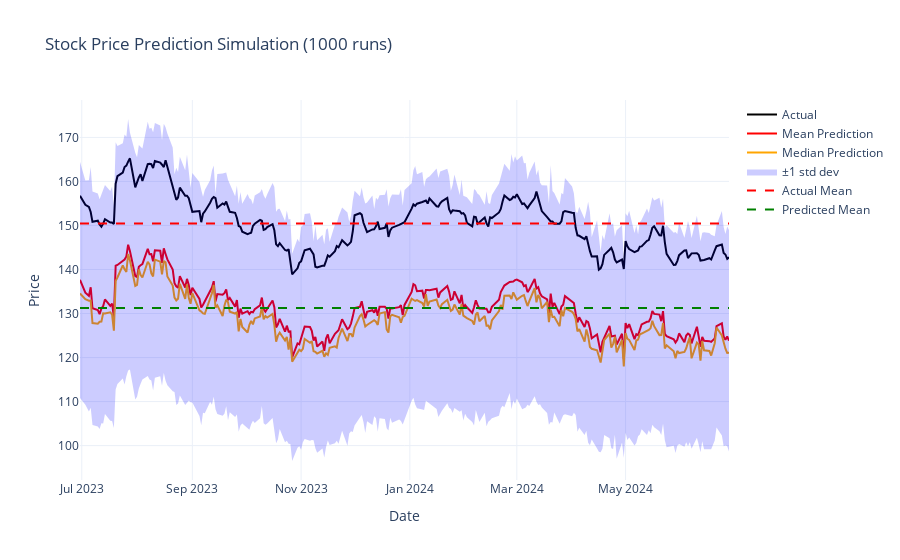

Notebook cell for this chart:
### Code cell
fig = go.Figure()

fig.add_trace(go.Scatter(x=test_data.index, y=prices, mode='lines', name='Actual', line=dict(color='black', width=2)))
fig.add_trace(go.Scatter(x=test_data.index, y=mean_pred, mode='lines', name='Mean Prediction', line=dict(color='red', width=2)))
fig.add_trace(go.Scatter(x=test_data.index, y=median_pred, mode='lines', name='Median Prediction', line=dict(color='orange', width=2)))
fig.add_trace(go.Scatter(
    x=np.concatenate([test_data.index, test_data.index[::-1]]),
    y=np.concatenate([mean_pred + std_pred, (mean_pred - std_pred)[::-1]]),
    fill='toself',
    fillcolor='rgba(0, 0, 255, 0.2)',
    line=dict(color='rgba(255,255,255,0)'),
    hoverinfo="skip",
    name='±1 std dev'
))
fig.add_trace(go.Scatter(x=test_data.index, y=[np.mean(prices)]*len(prices), mode='lines',
                         name='Actual Mean', line=dict(dash='dash', color='red')))
fig.add_trace(go.Scatter(x=test_data.index, y=[np.mean(mean_pred)]*len(mean_pred), mode='lines',
                         name='Predicted Mean', line=dict(dash='dash', color='green')))

fig.update_layout(
    title='Stock Price Prediction Simulation (1000 runs)',
    xaxis_title='Date',
    yaxis_title='Price',
    template='plotly_white',
    hovermode='x unified'
)

fig.show()

### Figure 1 — Plotly figure (JSON) as saved in the notebook; plotly's stock layout.template omitted (floating-point values rounded to 4 significant figures; data arrays with more than 128 entries replaced by an {"elided": "..."} marker saying what was removed)
{"data": [{"line": {"color": "black", "width": 2}, "mode": "lines", "name": "Actual", "type": "scatter", "x": {"elided": "251 str values"}, "y": {"elided": "251 float values"}}, {"line": {"color": "red", "width": 2}, "mode": "lines", "name": "Mean Prediction", "type": "scatter", "x": {"elided": "251 str values"}, "y": {"elided": "251 float values"}}, {"line": {"color": "orange", "width": 2}, "mode": "lines", "name": "Median Prediction", "type": "scatter", "x": {"elided": "251 str values"}, "y": {"elided": "251 float values"}}, {"fill": "toself", "fillcolor": "rgba(0, 0, 255, 0.2)", "hoverinfo": "skip", "line": {"color": "rgba(255,255,255,0)"}, "name": "±1 std dev", "type": "scatter", "x": {"elided": "502 str values"}, "y": {"elided": "502 float values"}}, {"line": {"color": "red", "dash": "dash"}, "mode": "lines", "name": "Actual Mean", "type": "scatter", "x": {"elided": "251 str values"}, "y": {"elided": "251 float values"}}, {"line": {"color": "green", "dash": "dash"}, "mode": "lines", "name": "Predicted Mean", "type": "scatter", "x": {"elided": "251 str values"}, "y": {"elided": "251 float values"}}], "layout": {"autosize": true, "hovermode": "x unified", "title": {"text": "Stock Price Prediction Simulation (1000 runs)"}, "xaxis": {"autorange": true, "range": ["2023-06-30", "2024-06-28"], "title": {"text": "Date"}, "type": "date"}, "yaxis": {"autorange": true, "range": [92.18, 178.5], "title": {"text": "Price"}, "type": "linear"}}}
